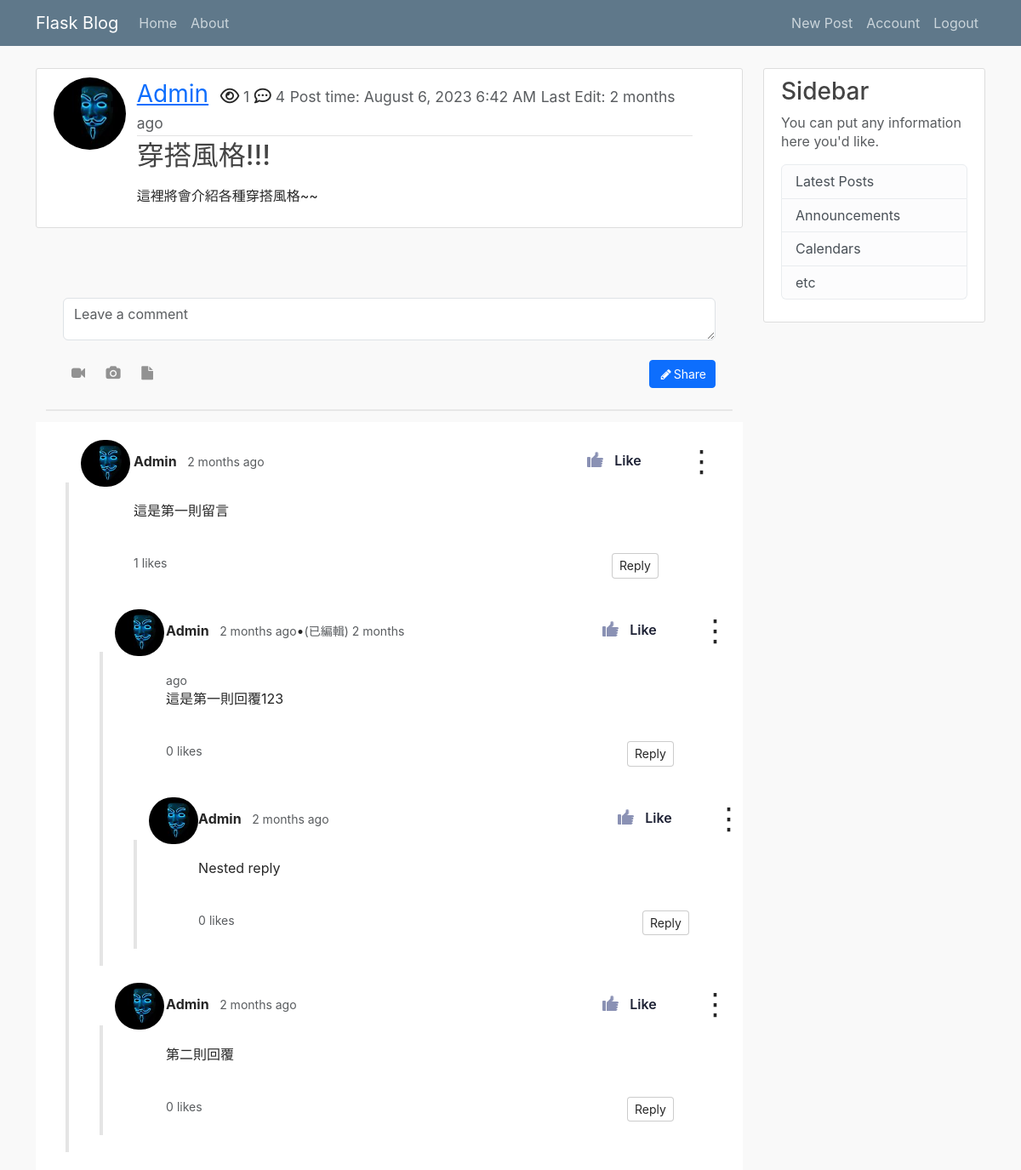
Page /post/2 (signed in) on the earlier database version.
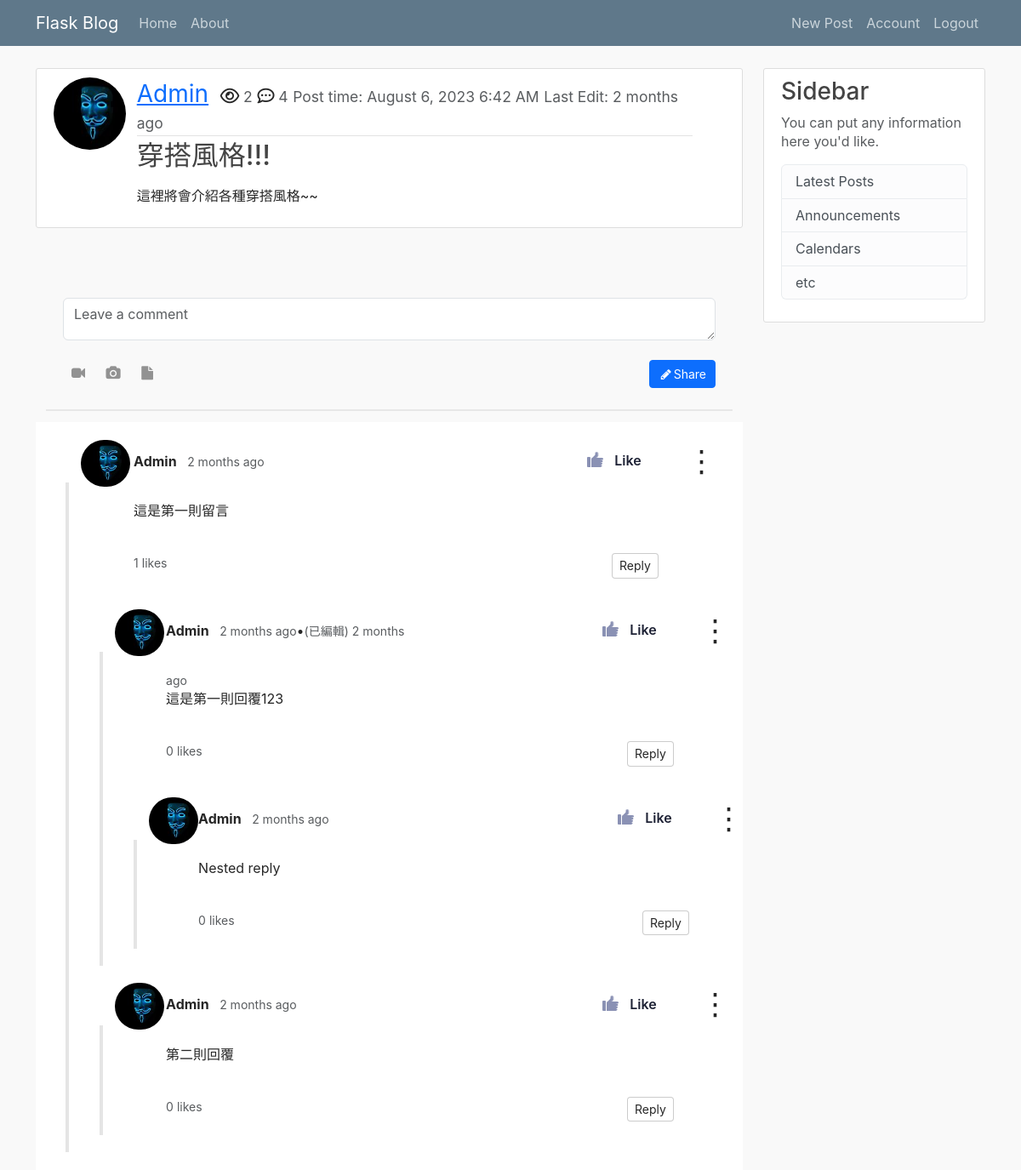
Same page on the later database version.
### flask_blog/models.py (models this page shows, shortened)
class Post(db.Model):
    __tablename__ = 'post'
    id = db.Column(db.Integer, primary_key=True)
    title = db.Column(db.String(100), nullable=False)
    date_posted = db.Column(db.DateTime, nullable=False, default=datetime.utcnow)
    date_edited = db.Column(db.DateTime) # 這裡應該改成可空且預設為None
    view = db.Column(db.Integer, nullable=False, default=0)
    content = db.Column(db.Text, nullable=False)
    user_id = db.Column(db.Integer, db.ForeignKey('user.id', ondelete='CASCADE'), nullable=False)
    comments = db.relationship('Comment', backref='post', lazy=True, cascade='all, delete')
    category = db.Column(db.String(100), nullable=False)

### flask_blog/posts/routes.py (the view)
@posts.route('/post/<int:post_id>')
def post(post_id):
    post = Post.query.get_or_404(post_id) # 找的到就傳id找不到就直接跳404頁面
    comments = Comment.query.filter_by(post_id=post_id, reply_id=None).all()
    if current_user.get_id(): # 只有在不是anynomoususer的情況下才會有likes的屬性，然後取得所有這個使用者按讚的留言並傳入template
        liked_comments_id = [liked_comment.comment_id for liked_comment in current_user.likes]
        print('permitted user')
    else:
        liked_comments_id = []
    print('liked_comments_id: ', liked_comments_id)
    if current_user.get_id() and current_user.id != post.author.id: # 確保如果是未登入使用者(AnonymousUser)存取不會報錯，而是把id設成None
        views = post.view
        post.view = views + 1
        db.session.commit()
    return render_template('post.html', title=post.title, post=post, comments=comments, liked_comments_id=liked_comments_id)

### flask_blog/__init__.py (called while the page is built)
def tagify(text):
    return re.sub(r'@([a-zA-Z0-9_]+)\s', r'<a href="/user/\1" style="text-decoration:none;">@\1</a> ', text)

### flask_blog/models.py (called while the page is built)
@login_manager.user_loader
def load_user(user_id):
    return User.query.get(int(user_id))

### flask_blog/templates/post.html (shortened to what this page needs)
{% extends 'layout.html' %}
{% from 'macros.html' import generate_content, generate_reply with context %}
{% block content %}
    <article class="media content-section">
      <div class="row">
        <div class="col-1">
          <img class="rounded-circle article-img" src="{{ url_for('static', filename='profile_pics/' + post.author.image_file) }}">
        </div>
        <div class="media-body col-10">
          <div class="article-metadata">
              <a class="user-name" href="{{ url_for('users.user_posts', username=post.author.username ) }}">{{ post.author.username }}</a>
              <i class="far fa-eye icon-class"></i><small class='text-muted'> {{ post.view }}</small>
              <i class='far fa-comment-dots icon-class'></i><small class='text-muted'> {{ post.comments|length }}</small>
              <small class="text-muted">Post time: {{ moment(post.date_posted).format('LLL') }}</small>
              {% if post.date_edited %}
                <small class= 'text-muted'>Last Edit: {{ moment(post.date_edited).fromNow(refresh=True) }}</small>
              {% endif %}
          </div>
          <h2 class="article-title">{{ post.title }}</h2>
          <p class="article-content">{{ post.content|safe }}</p>
        </div>
    </article>
    <br>
    {% if current_user.is_authenticated %}
    <link href="https://maxcdn.bootstrapcdn.com/font-awesome/4.3.0/css/font-awesome.min.css" rel="stylesheet">
      <div class="container bootdey">
        <div class="col-md-12 bootstrap snippets">
          <div class="panel">
            <div class="panel-body">
              <form class="mar-top clearfix" method="POSt" action="{{ url_for('comments.comment', post_id = post.id) }}">
                <textarea class="form-control" rows="2" placeholder="Leave a comment" name="content"></textarea>
                <br>
                <button class="btn btn-sm btn-primary pull-right" type="submit"><i class="fa fa-pencil fa-fw"></i>Share</button>
                <a class="btn btn-trans btn-icon fa fa-video-camera add-tooltip" href="#"></a>
                <a class="btn btn-trans btn-icon fa fa-camera add-tooltip" href="#"></a>
                <a class="btn btn-trans btn-icon fa fa-file add-tooltip" href="#"></a>
              </form>
            </div>
          </div>
        </div>
      </div>
    {% endif %}
    {% if comments %}
      <div class="comment-thread">
        {% for comment in comments%}
          {% include 'comment_template.html' %}
        {% endfor %}
      </div>
    {% else %}
      <p>No Comments</p>
    {% endif %}
{% endblock content %}

Differences in the rows shown:
changed Post "穿搭風格!!!": view "1" → "2"
